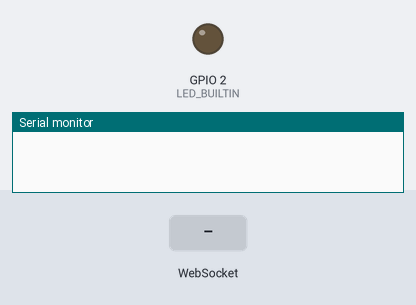
The program below on a simulated ESP8266 (NodeMCU). On the bench: output pins drawn as LEDs (lit = HIGH, except the on-board LED, lit = LOW), the last lines printed to the serial monitor. The inputs (shaded band) are chosen by the test bench. WiFi joins after 1.5 s; servers stay silent unless stated.

Above: at 0.7 s.
At 2.7 s:
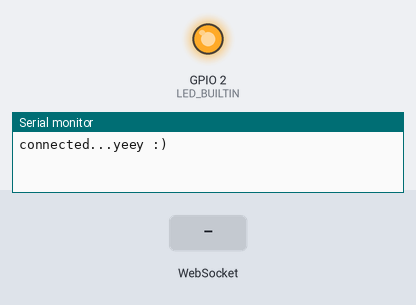
2.8 s: WebSocket text "1" received
Timing chart, 0 to 5.8 s (numbered marks = the images above; inputs shaded):
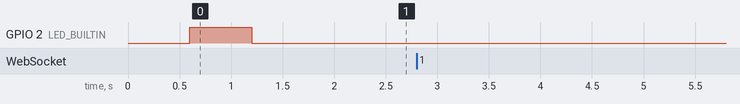

The program:

main.cpp
```cpp
#if defined(ESP8266)
#include <ESP8266WiFi.h>          //https://github.com/esp8266/Arduino
#else
#include <WiFi.h>
#endif

//needed for library
#include <ESPAsyncWebServer.h>
#include <ESPAsyncWiFiManager.h>         //https://github.com/tzapu/WiFiManager

#include <WebSocketsServer.h>
#include <WiFiUdp.h>
#include <ArduinoOTA.h>

//for LED status
#include <Ticker.h>
Ticker ticker;


AsyncWebServer server(80);
DNSServer dns;
const char* PARAM_MESSAGE = "message";
const int ws_port = 1337;
WebSocketsServer webSocket = WebSocketsServer(1337);

// Callback: receiving any WebSocket message
void onWebSocketEvent(uint8_t client_num,
                      WStype_t type,
                      uint8_t * payload,
                      size_t length) {

  // Figure out the type of WebSocket event
  switch(type) {

    // Client has disconnected
    case WStype_DISCONNECTED:
      Serial.printf("[%u] Disconnected!\n", client_num);
      break;

    // New client has connected
    case WStype_CONNECTED:
      {
        IPAddress ip = webSocket.remoteIP(client_num);
        Serial.printf("[%u] Connection from ", client_num);
        Serial.println(ip.toString());
      }
      break;

    // Handle text messages from client
    case WStype_TEXT:

      // Print out raw message
      Serial.printf("[%u] Received text: %s\n", client_num, payload);

      // Toggle LED
      if ( strcmp((char *)payload, "toggleLED") == 0 ) {
        //led_state = led_state ? 0 : 1;
        //Serial.printf("Toggling LED to %u\n", led_state);
        //digitalWrite(led_pin, led_state);

      // Report the state of the LED
      } else if ( strcmp((char *)payload, "getLEDState") == 0 ) {
        //sprintf(msg_buf, "%d", led_state);
        //Serial.printf("Sending to [%u]: %s\n", client_num, msg_buf);
        //webSocket.sendTXT(client_num, msg_buf);

      // Message not recognized
      } else {
        Serial.println("[%u] Message not recognized");
      }
      break;

    // For everything else: do nothing
    case WStype_BIN:
    case WStype_ERROR:
    case WStype_FRAGMENT_TEXT_START:
    case WStype_FRAGMENT_BIN_START:
    case WStype_FRAGMENT:
    case WStype_FRAGMENT_FIN:
    default:
      break;
  }
}

void notFound(AsyncWebServerRequest *request) {
    request->send(404, "text/plain", "Not found");
}

void setupWebServer() {
  server.on("/", HTTP_GET, [](AsyncWebServerRequest *request){
        request->send(200, "text/plain", "Hello, world");
    });

  // Send a GET request to <IP>/get?message=<message>
  server.on("/get", HTTP_GET, [] (AsyncWebServerRequest *request) {
      String message;
      if (request->hasParam(PARAM_MESSAGE)) {
          message = request->getParam(PARAM_MESSAGE)->value();
      } else {
          message = "No message sent";
      }
      request->send(200, "text/plain", "Hello, GET: " + message);
  });

  // Send a POST request to <IP>/post with a form field message set to <message>
  server.on("/post", HTTP_POST, [](AsyncWebServerRequest *request){
      String message;
      if (request->hasParam(PARAM_MESSAGE, true)) {
          message = request->getParam(PARAM_MESSAGE, true)->value();
      } else {
          message = "No message sent";
      }
      request->send(200, "text/plain", "Hello, POST: " + message);
  });

  server.onNotFound(notFound);

  server.begin();

  webSocket.begin();
  webSocket.onEvent(onWebSocketEvent);
}

void tick()
{
  //toggle state
  int state = digitalRead(LED_BUILTIN);  // get the current state of GPIO1 pin
  digitalWrite(LED_BUILTIN, !state);     // set pin to the opposite state
}

//gets called when WiFiManager enters configuration mode
void configModeCallback (AsyncWiFiManager *myWiFiManager) {
  Serial.println("Entered config mode");
  Serial.println(WiFi.softAPIP());
  //if you used auto generated SSID, print it
  Serial.println(myWiFiManager->getConfigPortalSSID());
  //entered config mode, make led toggle faster
  ticker.attach(0.2, tick);
}

void setup() {
  // put your setup code here, to run once:
  Serial.begin(115200);

  //set led pin as output
  pinMode(LED_BUILTIN, OUTPUT);
  // start ticker with 0.5 because we start in AP mode and try to connect
  ticker.attach(0.6, tick);

  //WiFiManager
  //Local intialization. Once its business is done, there is no need to keep it around
  AsyncWiFiManager wifiManager(&server,&dns);
  //reset settings - for testing
  //wifiManager.resetSettings();

  //set callback that gets called when connecting to previous WiFi fails, and enters Access Point mode
  wifiManager.setAPCallback(configModeCallback);

  //fetches ssid and pass and tries to connect
  //if it does not connect it starts an access point with the specified name
  //here  "AutoConnectAP"
  //and goes into a blocking loop awaiting configuration
  if (!wifiManager.autoConnect()) {
    Serial.println("failed to connect and hit timeout");
    //reset and try again, or maybe put it to deep sleep
    ESP.reset();
    delay(1000);
  }

  //if you get here you have connected to the WiFi
  Serial.println("connected...yeey :)");
  ticker.detach();
  //keep LED on
  digitalWrite(LED_BUILTIN, LOW);


  //OTA


  // Porta padrao do ESP8266 para OTA eh 8266 - Voce pode mudar ser quiser, mas deixe indicado!
  // ArduinoOTA.setPort(8266);

  // O Hostname padrao eh esp8266-[ChipID], mas voce pode mudar com essa funcao
  ArduinoOTA.setHostname("xocoronga_esp8266");

  // Nenhuma senha eh pedida, mas voce pode dar mais seguranca pedindo uma senha pra gravar
  // ArduinoOTA.setPassword((const char *)"123");

  ArduinoOTA.onStart([]() {
    Serial.println("Inicio...");
  });
  ArduinoOTA.onEnd([]() {
    Serial.println("nFim!");
  });
  ArduinoOTA.onProgress([](unsigned int progress, unsigned int total) {
    Serial.printf("Progresso: %u%%r", (progress / (total / 100)));
  });
  ArduinoOTA.onError([](ota_error_t error) {
    Serial.printf("Erro [%u]: ", error);
    if (error == OTA_AUTH_ERROR) Serial.println("Autenticacao Falhou");
    else if (error == OTA_BEGIN_ERROR) Serial.println("Falha no Inicio");
    else if (error == OTA_CONNECT_ERROR) Serial.println("Falha na Conexao");
    else if (error == OTA_RECEIVE_ERROR) Serial.println("Falha na Recepcao");
    else if (error == OTA_END_ERROR) Serial.println("Falha no Fim");
  });
  ArduinoOTA.begin();

  // Webserver
  setupWebServer();
}

void loop() {
  // put your main code here, to run repeatedly:
  webSocket.loop();
  ArduinoOTA.handle();
}
```
